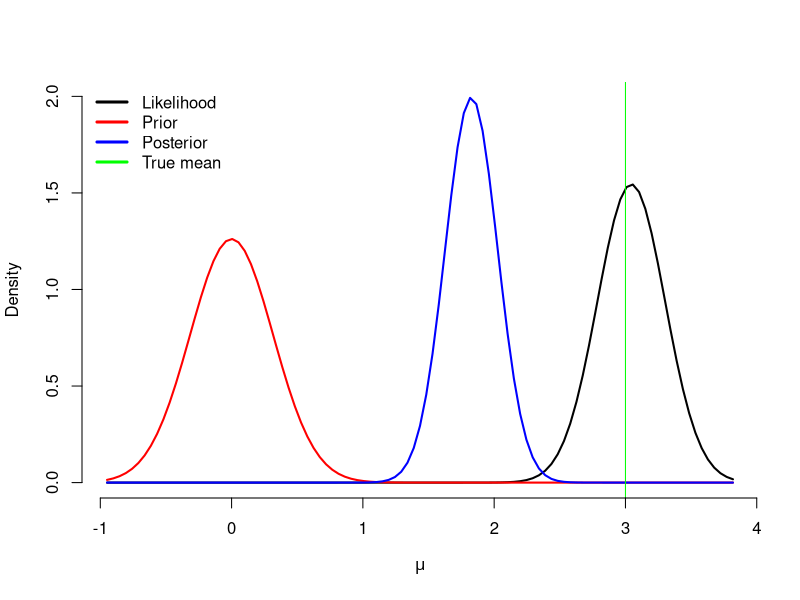
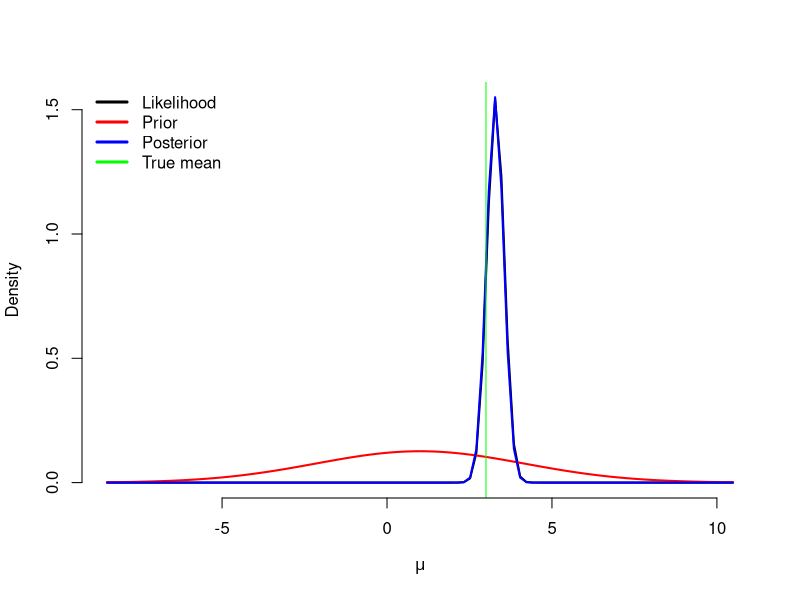
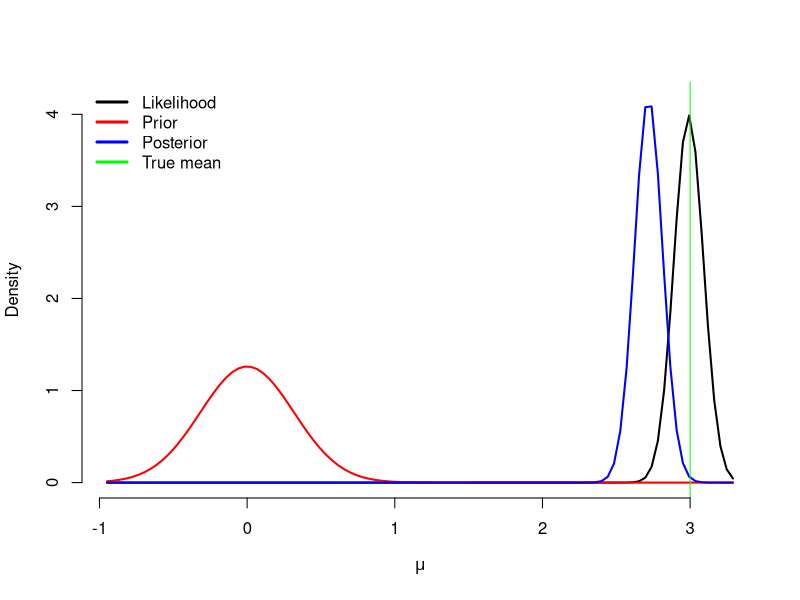
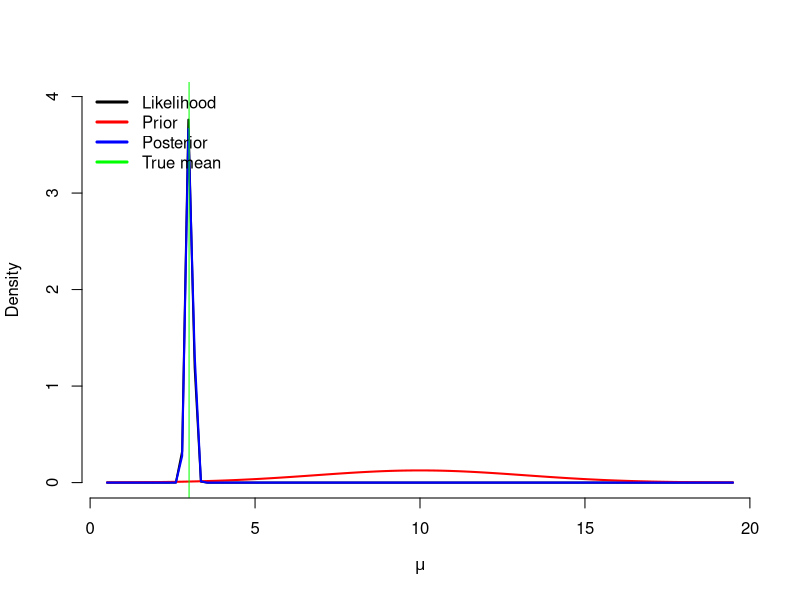

Generate these figures, in order, with R:
## Assume the data is distributed y_i ~ N(theta, sigma.sq) for i=1,2,...,n. 
## We can estimate theta given a sample of size n and prior on theta ~ N(mu, tau.sq). 
## For this illustration, we will assume sigma.sq is known.

norm.prior.data <- function(n, theta, sigma.sq = 1, mu, tau.sq){
  
  y <- rnorm(n, theta, sqrt(sigma.sq))
  
  post.var <- 1 / (1 / tau.sq + n / sigma.sq)
  post.mean <- (mu / tau.sq + sum(y) / sigma.sq) / 
    (1 / tau.sq + n / sigma.sq)
  
  L.var <- sigma.sq / n
  L.mean <- mean(y)
  
  ## get plot extents
  x.min <- min(L.mean - 3 * sqrt(L.var), 
               mu - 3 * sqrt(tau.sq), 
               post.mean - 3 * sqrt(post.var))
  x.max <- max(L.mean + 3 * sqrt(L.var), 
               mu + 3 * sqrt(tau.sq), 
               post.mean + 3 * sqrt(post.var))
  x <- seq(x.min, x.max, length.out = 1000)
  
  y.max <- max(dnorm(x, L.mean, sqrt(L.var)),
               dnorm(x, post.mean, sqrt(post.var)),
               dnorm(x, mu, sqrt(tau.sq)))
  
  curve(dnorm(x, L.mean, sqrt(L.var)), 
        from = x.min, to = x.max, 
        xlim = c(x.min, x.max), ylim = c(0, y.max),
        ylab = "Density", xlab = expression(mu), 
        lwd = 2, axes = FALSE)
  curve(dnorm(x, mu, sqrt(tau.sq)), 
        col = "red", lwd = 2, add = TRUE)
  curve(dnorm(x, post.mean, sqrt(post.var)), 
        col = "blue", lwd = 2, add = TRUE)
  abline(v = theta, col = "green")
  legend("topleft", c("Likelihood", "Prior", "Posterior", "True mean"), 
         col = c("black", "red", "blue", "green"), lwd = 3, bty = "n")
  axis(1); axis(2)
}

## Think about these scenarios:

## Small data & informative priors
## Small data & non-informative priors
## Large data & informative priors
## Large data & non-informative priors

## data mean and variance
theta <- 3
sigma.sq <- 1

## small sample and informative prior
n <- 15
mu <- 0
tau.sq <- 0.1

norm.prior.data(n, theta, sigma.sq, mu, tau.sq)

## small sample and non-informative prior
mu <- 1
tau.sq <- 10

norm.prior.data(n, theta, sigma.sq, mu, tau.sq)

## large sample and informative prior
n <- 100
mu <- 0
tau.sq <- 0.1

norm.prior.data(n, theta, sigma.sq, mu, tau.sq)

## large sample and non-informative prior
mu <- 10
tau.sq <- 10

norm.prior.data(n, theta, sigma.sq, mu, tau.sq)
